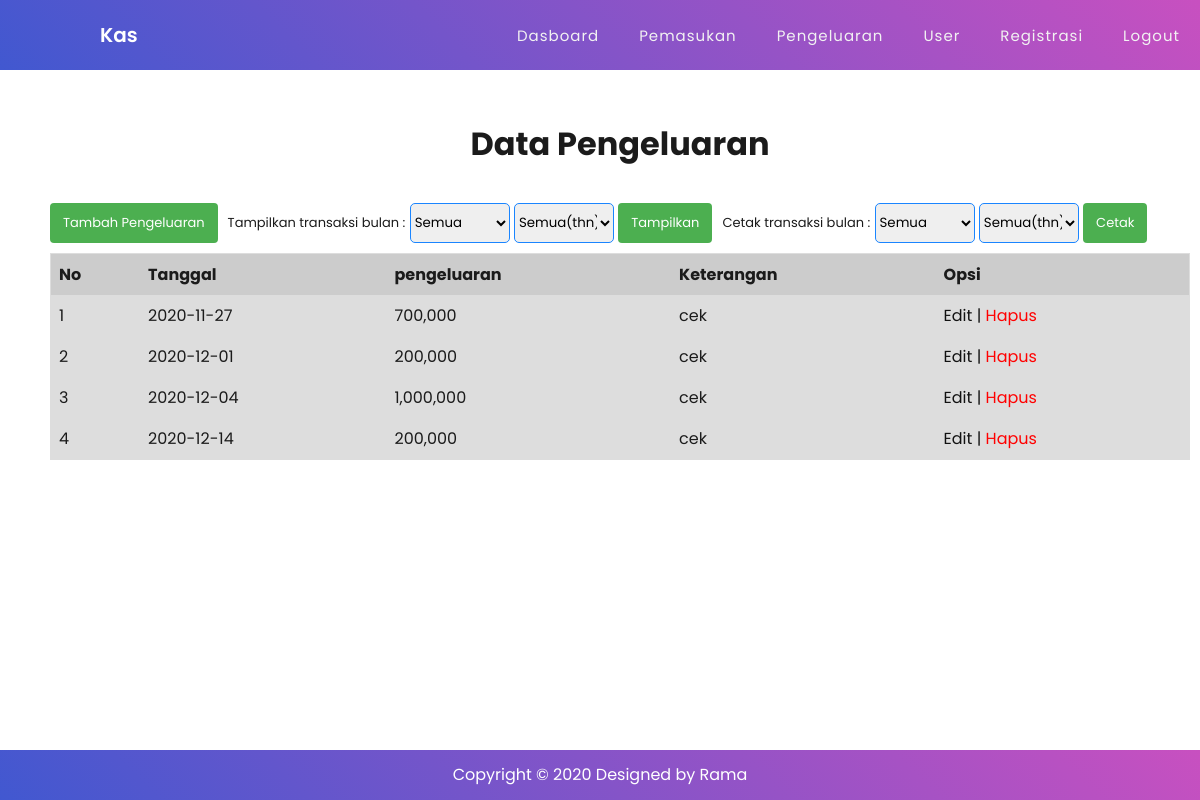
The app's page /index.php?view=pengeluaran (signed in), older data.
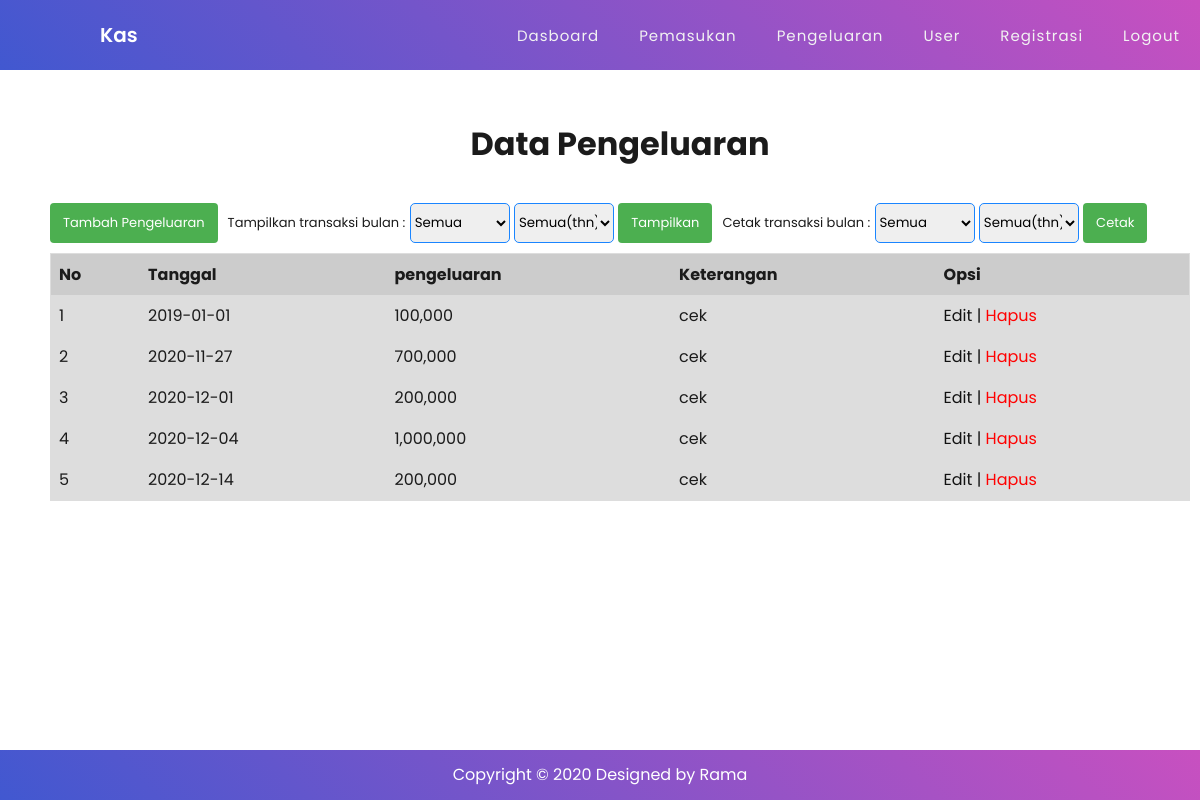
The same page, newer data.
### tables this page shows
CREATE TABLE `pengeluaran` (
  `id_pengeluaran` int(11) NOT NULL,
  `nominal` int(11) NOT NULL,
  `keterangan` varchar(255) NOT NULL,
  `tanggal_pengeluaran` date NOT NULL
);

### config/config.php (called while the page is built, shortened)
<?php
$connect = mysqli_connect("localhost","root","","app_kas");
function query($query){
    global $connect;
    $result = mysqli_query($connect, $query);
    $rows = [];
    while($row = mysqli_fetch_assoc($result)){
        $rows[] = $row;
    }
    return $rows;
}

### view/admin/pengeluaran.php (the view, shortened to what this page needs)
<?php
    $pengeluaran = query("SELECT * FROM pengeluaran ORDER BY tanggal_pengeluaran ASC");
    if(isset($_POST['submit'])){
        $bulan = date($_POST['bulan']);
        $tahun = date($_POST['tahun']);
        if(!empty($bulan)){
            if(!empty($tahun)){
                $pengeluaran = query("SELECT * FROM pengeluaran WHERE MONTH(tanggal_pengeluaran) = $bulan AND YEAR(tanggal_pengeluaran) = $tahun");
            }else{
                $pengeluaran = query("SELECT * FROM pengeluaran WHERE MONTH(tanggal_pengeluaran) = $bulan");
            }
        }elseif(!empty($tahun)){
            $pengeluaran = query("SELECT * FROM pengeluaran WHERE YEAR(tanggal_pengeluaran) = $tahun");
        }
    }else{
        $pengeluaran = query("SELECT * FROM pengeluaran ORDER BY tanggal_pengeluaran ASC");
    }
?>
<h1 style="text-align: center;">Data Pengeluaran</h1><br>
<div style="display: flex; justify-content: flex-start;">
    <a href="index.php?view=tambah_pengeluaran" class="button-primary">Tambah Pengeluaran</a>
    <form method="POST" action="" style="margin-left: 10px;">
       <label for="date1" style="font-size:13px;">Tampilkan transaksi bulan :</label>
       <select name="bulan" id="bulan">
            <option value="">Semua</option>
       </select>
       <select name="tahun" id="bulan">
            <option value="">Semua(thn)</option>
       </select>
       <button type="submit" name="submit" class="button-primary">Tampilkan</button>
    </form>
    <form method="POST" action="cetak/cetak_pengeluaran.php"target="_blank" style="margin-left: 10px;">
       <label for="date1" style="font-size:13px;">Cetak transaksi bulan :</label>
       <select name="bulan" id="bulan">
            <option value="">Semua</option>
       </select>
       <select name="tahun" id="bulan">
            <option value="">Semua(thn)</option>
       </select>
       <button type="submit" name="cetak" class="button-primary">Cetak</button>
    </form>
</div>
<div style="overflow-x:auto;">
    <table id="example">
        <thead>
            <tr>
                <th>No</th>
                <th>Tanggal</th>
                <th>pengeluaran</th>
                <th>Keterangan</th>
                <th>Opsi</th>
            </tr>
        </thead>
        <?php $i = 1; foreach($pengeluaran as $p) : ?>
            <tbody>
                <tr>
                    <td><?= $i++ ?></td>
                    <td><?= $p['tanggal_pengeluaran'] ?></td>
                    <td><?= number_format($p['nominal']) ?></td>
                    <td><?= $p['keterangan'] ?></td>
                    <td>
                        <a href="index.php?view=update_pengeluaran&id_pengeluaran=<?= $p['id_pengeluaran'] ?>">Edit</a> |
                        <a href="index.php?view=hapus_pengeluaran&id_pengeluaran=<?= $p['id_pengeluaran']?>" onclick="return confirm('yakin mau dihapus?')" style="color: red;">Hapus</a>
                    </td>
                </tr>
            </tbody>
        <?php endforeach ?>
    </table>
</div>

Row changes from the older to the newer data that the page shows:
added pengeluaran: tanggal_pengeluaran "2019-01-01", nominal "100,000", keterangan "cek"
